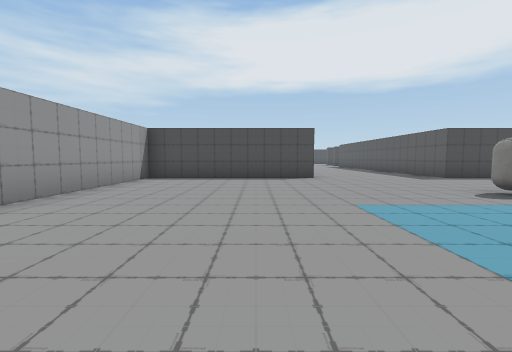
[1] (above)

21 first-person views from a walk through a scene from a Unity 3-D project. The camera is 1.2 m above the floor, tilts 4° down and sees 90° across. The floor is counted in squares, 2 m on a side. Each view is taken from the middle of a square. On the plan, view 1 faces up. The plan holds only what a view shows up to about 9 squares ahead; the rest is blank. The player is left out. Some surface patterns are stand-ins.

[2]
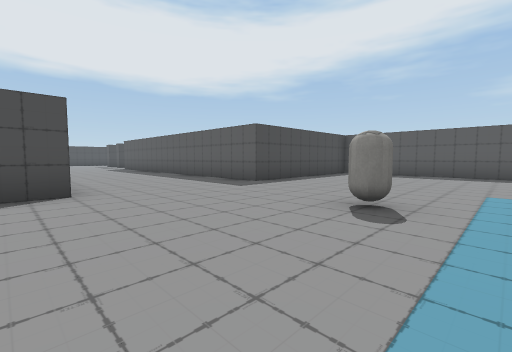

[3]
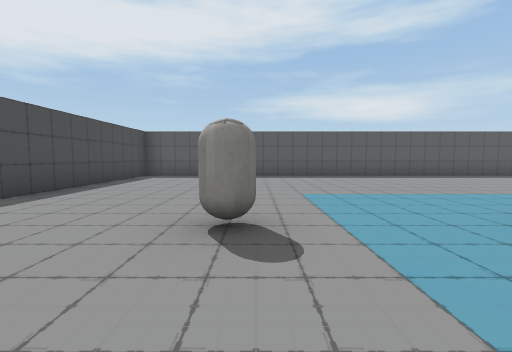

[4]
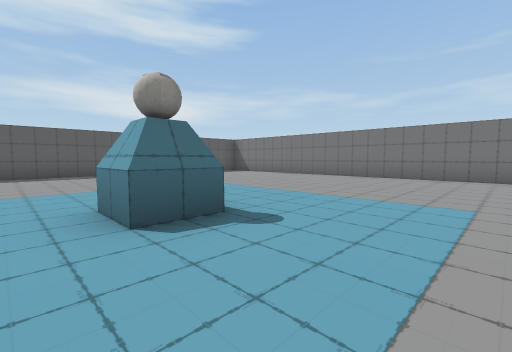

[5]
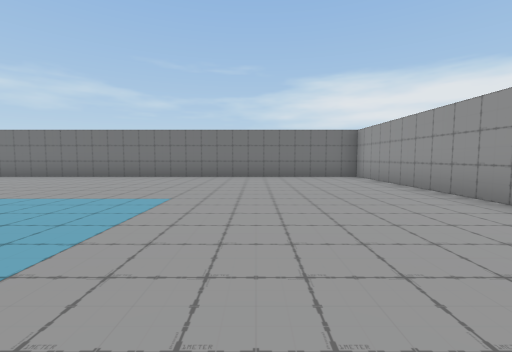

[6]
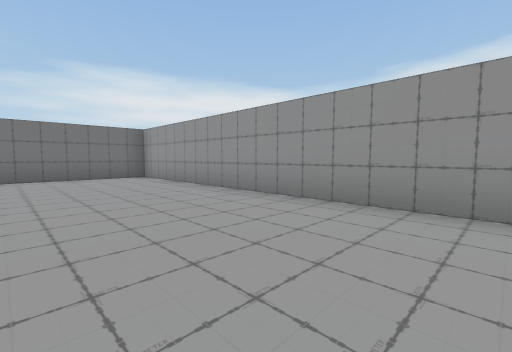

[7]
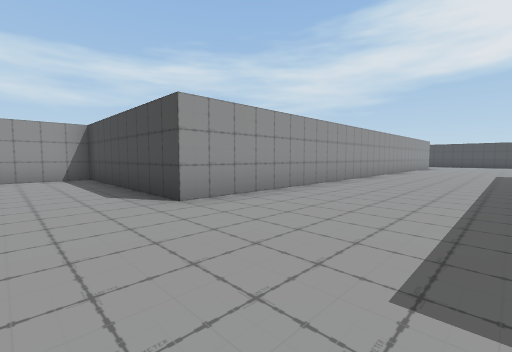

[8]
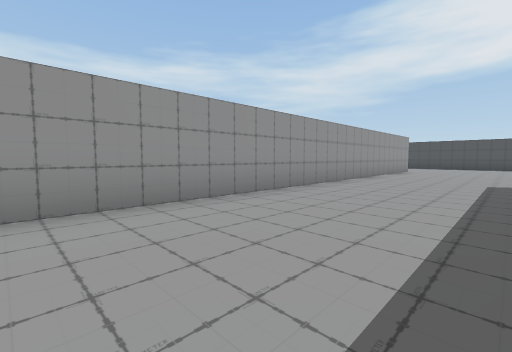

[9]
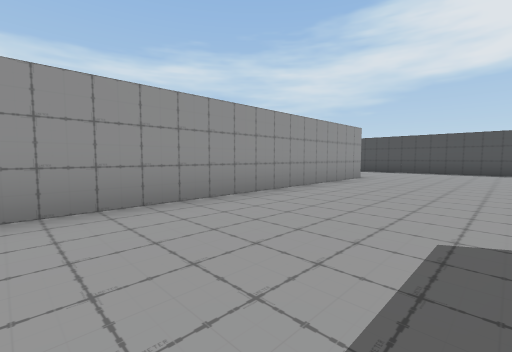

[10]
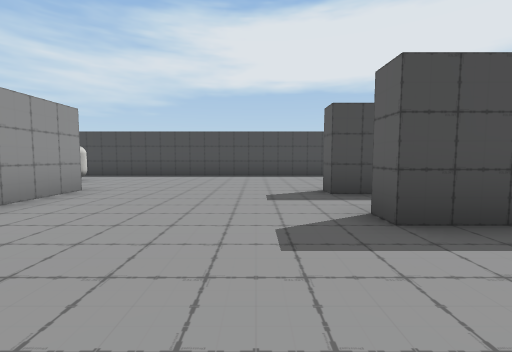

[11]
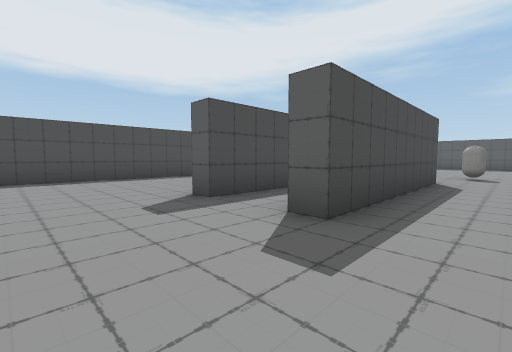

[12]
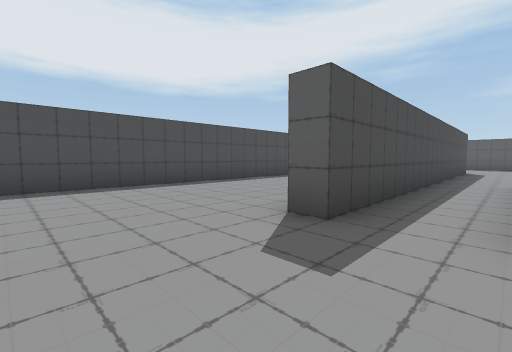

[13]
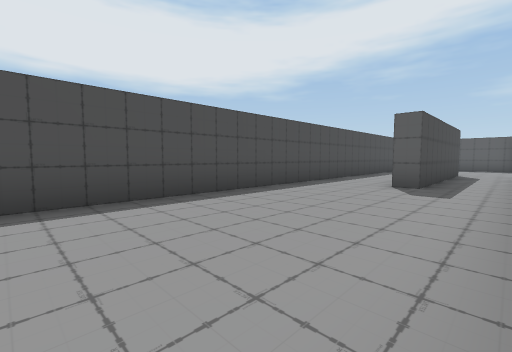

[14]
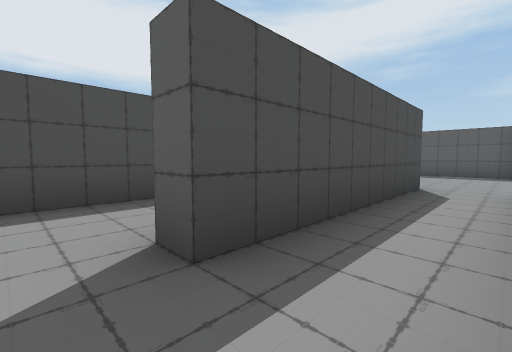

[15]
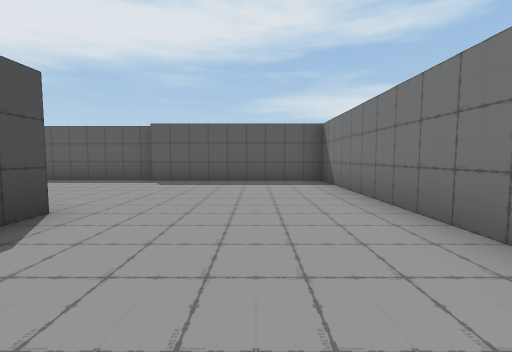

[16]
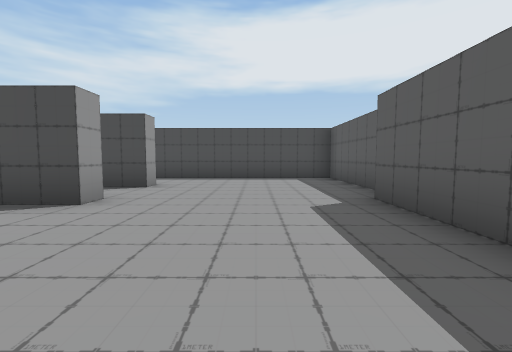

[17]
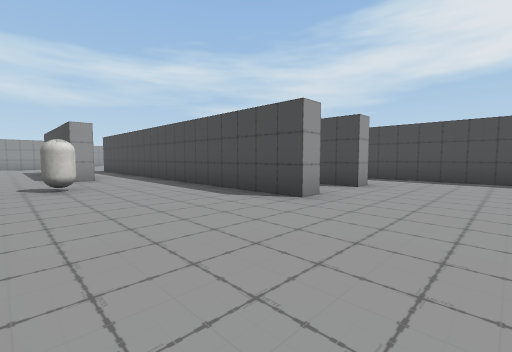

[18]
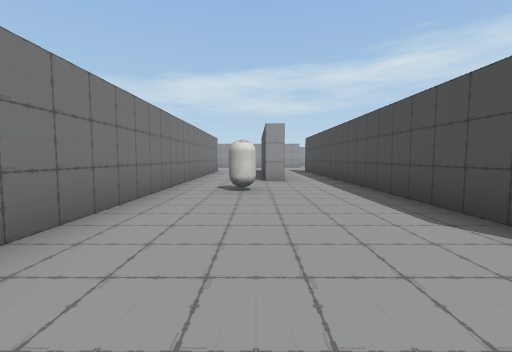

[19]
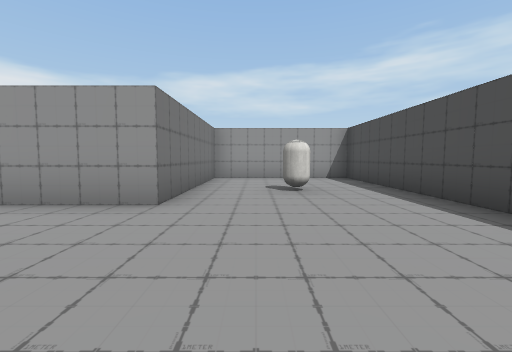

[20]
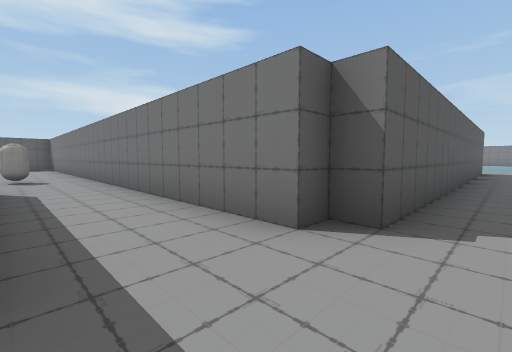

[21]
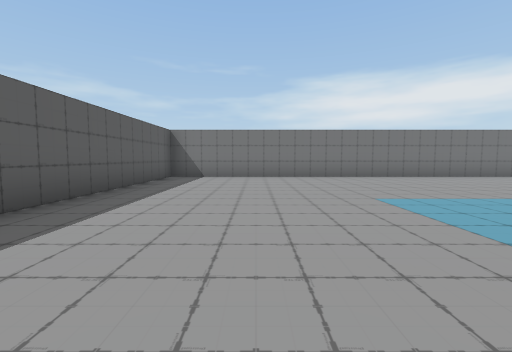

### Floor plan
Points are (right, up) in squares from view 1. A wall is a line through its corners. A room is listed if a view was taken in it or the views show most of it. See-through windows are left out.
Room 1 (views 1, 2, 3, 4, 5, 6, 7, 8, 9, 10, 11, 12, 13, 14, 19, 20, 21)
walls: (3.3, 1.2) (4.2, 1.2); (3.3, 0.2) (3.3, 1.1) (4.1, 1.1); (11.3, 20.2) (6.3, 20.2) (6.3, 20.8); (11.6, 22.3) (6.3, 22.3) (6.3, 22.8); (16.8, 24.9) (16.8, 24.2) (11.8, 24.2) (11.8, 24.8); (17.6, 26.7) (-2.7, 26.7) (-2.7, 22.8) (1.8, 22.8) (1.8, 7.7) (-3.3, 7.7) (-3.3, -6.2) (10.7, -6.2) (10.7, 7.7) (5.8, 7.7) (5.8, 17.7) (6.3, 17.7) (6.3, 18.2) (11.6, 18.2)
ways out: opening at (11, 20) to room 2; opening at (16.7, 24.7) to room 2
objects: capsule (0, 25); capsule (4, 4)
Room 2 (views 15, 16, 17, 18)
walls: (16.8, 22.9) (16.8, 22.3) (11.6, 22.3); (21.3, 22.9) (21.3, 26.7) (17.6, 26.7); (11.3, 20.9) (11.3, 20.2); (11.6, 18.2) (20.8, 18.2) (20.8, 22.8)
ways out: opening at (11, 20) to room 1; opening at (16.7, 24.7) to room 1
objects: capsule (13, 20)

Where each view was taken, in squares from view 1:
view 1: 0 up, 0 right, facing up
view 2: 3 up, 1 right, facing up-right
view 3: 4 up, 2 right, facing right
view 4: 2 up, 1 right, facing down-right
view 5: 2 up, 0 right, facing down
view 6: 2 up, 0 right, facing down-left
view 7: 6 up, 5 right, facing up-left
view 8: 10 up, 5 right, facing up-left
view 9: 15 up, 5 right, facing up-left
view 10: 18 up, 5 right, facing up
view 11: 19 up, 4 right, facing up-right
view 12: 21 up, 4 right, facing up-right
view 13: 23 up, 6 right, facing up-right
view 14: 23 up, 11 right, facing up-right
view 15: 20 up, 14 right, facing right
view 16: 19 up, 19 right, facing up
view 17: 19 up, 19 right, facing up-left
view 18: 20 up, 18 right, facing left
view 19: 24 up, 5 right, facing left
view 20: 20 up, 5 right, facing down-right
view 21: 2 up, 8 right, facing down
